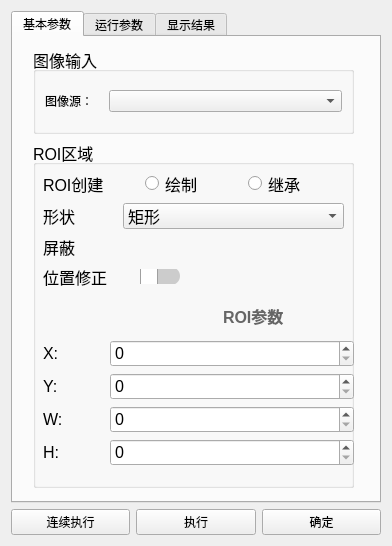
<?xml version="1.0" encoding="UTF-8"?>
<ui version="4.0">
 <class>LineParamsDialog</class>
 <widget class="QWidget" name="LineParamsDialog">
  <property name="geometry">
   <rect>
    <x>0</x>
    <y>0</y>
    <width>392</width>
    <height>546</height>
   </rect>
  </property>
  <property name="windowTitle">
   <string>Form</string>
  </property>
  <layout class="QVBoxLayout" name="verticalLayout_5">
   <item>
    <layout class="QVBoxLayout" name="verticalLayout_3">
     <item>
      <widget class="QTabWidget" name="tabWidget">
       <property name="styleSheet">
        <string notr="true">QPushButton {
    background-color: transparent;
    border: none;
    color: #666666; /* 对应图中的浅灰色 */
    font-weight: bold;
    text-align: left;
}</string>
       </property>
       <property name="currentIndex">
        <number>0</number>
       </property>
       <widget class="QWidget" name="tab">
        <attribute name="title">
         <string>基本参数</string>
        </attribute>
        <widget class="QWidget" name="layoutWidget">
         <property name="geometry">
          <rect>
           <x>20</x>
           <y>10</y>
           <width>321</width>
           <height>441</height>
          </rect>
         </property>
         <layout class="QVBoxLayout" name="verticalLayout_4" stretch="2,8">
          <item>
           <widget class="QGroupBox" name="groupBox">
            <property name="font">
             <font>
              <pointsize>12</pointsize>
             </font>
            </property>
            <property name="title">
             <string>图像输入</string>
            </property>
            <layout class="QVBoxLayout" name="verticalLayout_7">
             <item>
              <layout class="QHBoxLayout" name="horizontalLayout_2" stretch="2,8">
               <item>
                <widget class="QLabel" name="label">
                 <property name="font">
                  <font>
                   <pointsize>9</pointsize>
                  </font>
                 </property>
                 <property name="text">
                  <string>图像源：</string>
                 </property>
                </widget>
               </item>
               <item>
                <widget class="QComboBox" name="input_source">
                 <property name="font">
                  <font>
                   <pointsize>9</pointsize>
                  </font>
                 </property>
                 <property name="currentText">
                  <string/>
                 </property>
                 <property name="placeholderText">
                  <string>0 图像源1.图像</string>
                 </property>
                </widget>
               </item>
              </layout>
             </item>
            </layout>
           </widget>
          </item>
          <item>
           <widget class="QGroupBox" name="groupBox_2">
            <property name="font">
             <font>
              <pointsize>12</pointsize>
             </font>
            </property>
            <property name="title">
             <string>ROI区域</string>
            </property>
            <widget class="QPushButton" name="btn_roi_toggle">
             <property name="geometry">
              <rect>
               <x>190</x>
               <y>160</y>
               <width>111</width>
               <height>31</height>
              </rect>
             </property>
             <property name="font">
              <font>
               <pointsize>12</pointsize>
               <bold>true</bold>
              </font>
             </property>
             <property name="styleSheet">
              <string notr="true">QPushButton {
    background-color: transparent;
    border: none;
    color: #666666; /* 对应图中的浅灰色 */
    font-weight: bold;
    text-align: left;
}</string>
             </property>
             <property name="text">
              <string>ROI参数</string>
             </property>
             <property name="flat">
              <bool>true</bool>
             </property>
            </widget>
            <widget class="QWidget" name="roi_params_widget" native="true">
             <property name="geometry">
              <rect>
               <x>10</x>
               <y>190</y>
               <width>311</width>
               <height>146</height>
              </rect>
             </property>
             <layout class="QVBoxLayout" name="verticalLayout_6">
              <item>
               <layout class="QVBoxLayout" name="verticalLayout_2">
                <item>
                 <layout class="QHBoxLayout" name="horizontalLayout_5" stretch="2,8">
                  <item>
                   <widget class="QLabel" name="label_x">
                    <property name="font">
                     <font>
                      <pointsize>12</pointsize>
                     </font>
                    </property>
                    <property name="text">
                     <string>X:</string>
                    </property>
                   </widget>
                  </item>
                  <item>
                   <widget class="QSpinBox" name="spin_roi_x">
                    <property name="font">
                     <font>
                      <pointsize>12</pointsize>
                     </font>
                    </property>
                    <property name="maximum">
                     <number>10000</number>
                    </property>
                   </widget>
                  </item>
                 </layout>
                </item>
                <item>
                 <layout class="QHBoxLayout" name="horizontalLayout_6" stretch="2,8">
                  <item>
                   <widget class="QLabel" name="label_y">
                    <property name="font">
                     <font>
                      <pointsize>12</pointsize>
                     </font>
                    </property>
                    <property name="text">
                     <string>Y:</string>
                    </property>
                   </widget>
                  </item>
                  <item>
                   <widget class="QSpinBox" name="spin_roi_y">
                    <property name="font">
                     <font>
                      <pointsize>12</pointsize>
                     </font>
                    </property>
                    <property name="maximum">
                     <number>10000</number>
                    </property>
                   </widget>
                  </item>
                 </layout>
                </item>
                <item>
                 <layout class="QHBoxLayout" name="horizontalLayout_7" stretch="2,8">
                  <item>
                   <widget class="QLabel" name="label_w">
                    <property name="font">
                     <font>
                      <pointsize>12</pointsize>
                     </font>
                    </property>
                    <property name="text">
                     <string>W:</string>
                    </property>
                   </widget>
                  </item>
                  <item>
                   <widget class="QSpinBox" name="spin_roi_w">
                    <property name="font">
                     <font>
                      <pointsize>12</pointsize>
                     </font>
                    </property>
                    <property name="maximum">
                     <number>10000</number>
                    </property>
                   </widget>
                  </item>
                 </layout>
                </item>
                <item>
                 <layout class="QHBoxLayout" name="horizontalLayout_8" stretch="2,8">
                  <item>
                   <widget class="QLabel" name="label_h">
                    <property name="font">
                     <font>
                      <pointsize>12</pointsize>
                     </font>
                    </property>
                    <property name="text">
                     <string>H:</string>
                    </property>
                   </widget>
                  </item>
                  <item>
                   <widget class="QSpinBox" name="spin_roi_h">
                    <property name="font">
                     <font>
                      <pointsize>12</pointsize>
                     </font>
                    </property>
                    <property name="maximum">
                     <number>10000</number>
                    </property>
                   </widget>
                  </item>
                 </layout>
                </item>
               </layout>
              </item>
             </layout>
            </widget>
            <widget class="QWidget" name="layoutWidget">
             <property name="geometry">
              <rect>
               <x>10</x>
               <y>30</y>
               <width>301</width>
               <height>119</height>
              </rect>
             </property>
             <layout class="QVBoxLayout" name="verticalLayout">
              <item>
               <layout class="QHBoxLayout" name="horizontalLayout">
                <item>
                 <widget class="QLabel" name="label_2">
                  <property name="font">
                   <font>
                    <pointsize>12</pointsize>
                   </font>
                  </property>
                  <property name="text">
                   <string>ROI创建</string>
                  </property>
                 </widget>
                </item>
                <item>
                 <widget class="QRadioButton" name="roi_draw">
                  <property name="font">
                   <font>
                    <pointsize>12</pointsize>
                   </font>
                  </property>
                  <property name="text">
                   <string>绘制</string>
                  </property>
                 </widget>
                </item>
                <item>
                 <widget class="QRadioButton" name="roi_inherit">
                  <property name="font">
                   <font>
                    <pointsize>12</pointsize>
                   </font>
                  </property>
                  <property name="text">
                   <string>继承</string>
                  </property>
                 </widget>
                </item>
               </layout>
              </item>
              <item>
               <layout class="QHBoxLayout" name="horizontalLayout_3" stretch="1,3">
                <item>
                 <widget class="QLabel" name="label_3">
                  <property name="font">
                   <font>
                    <pointsize>12</pointsize>
                   </font>
                  </property>
                  <property name="text">
                   <string>形状</string>
                  </property>
                 </widget>
                </item>
                <item>
                 <widget class="QComboBox" name="comboBox">
                  <property name="font">
                   <font>
                    <pointsize>12</pointsize>
                   </font>
                  </property>
                  <item>
                   <property name="text">
                    <string>矩形</string>
                   </property>
                  </item>
                  <item>
                   <property name="text">
                    <string>圆</string>
                   </property>
                  </item>
                  <item>
                   <property name="text">
                    <string>框选矩形</string>
                   </property>
                  </item>
                 </widget>
                </item>
               </layout>
              </item>
              <item>
               <widget class="QLabel" name="label_4">
                <property name="font">
                 <font>
                  <pointsize>12</pointsize>
                 </font>
                </property>
                <property name="text">
                 <string>屏蔽</string>
                </property>
               </widget>
              </item>
              <item>
               <layout class="QHBoxLayout" name="horizontalLayout_4" stretch="1,1,2">
                <item>
                 <widget class="QLabel" name="label_5">
                  <property name="font">
                   <font>
                    <pointsize>12</pointsize>
                   </font>
                  </property>
                  <property name="text">
                   <string>位置修正</string>
                  </property>
                 </widget>
                </item>
                <item>
                 <widget class="QSlider" name="pos_correction_slider">
                  <property name="styleSheet">
                   <string notr="true">QSlider::groove:horizontal {
            border: none;
            background: #cccccc;
            height: 18px;
            border-radius: 9px;
            margin: 0px 0px 0px 0px;
            min-width: 40px;
        }
        QSlider::handle:horizontal {
            background: #ffffff;
            border: 1px solid #a0a0a0;
            width: 16px;
            height: 16px;
            margin: -8px 0px; 
            border-radius: 8px;
        }
        QSlider::sub-page:horizontal {
            background: #e67e22;
            border-radius: 9px;
        }</string>
                  </property>
                  <property name="maximum">
                   <number>1</number>
                  </property>
                  <property name="pageStep">
                   <number>1</number>
                  </property>
                  <property name="orientation">
                   <enum>Qt::Horizontal</enum>
                  </property>
                 </widget>
                </item>
                <item>
                 <spacer name="horizontalSpacer">
                  <property name="orientation">
                   <enum>Qt::Horizontal</enum>
                  </property>
                  <property name="sizeHint" stdset="0">
                   <size>
                    <width>40</width>
                    <height>20</height>
                   </size>
                  </property>
                 </spacer>
                </item>
               </layout>
              </item>
             </layout>
            </widget>
           </widget>
          </item>
         </layout>
        </widget>
       </widget>
       <widget class="QWidget" name="tab_2">
        <attribute name="title">
         <string>运行参数</string>
        </attribute>
       </widget>
       <widget class="QWidget" name="tab_3">
        <attribute name="title">
         <string>显示结果</string>
        </attribute>
       </widget>
      </widget>
     </item>
     <item>
      <layout class="QHBoxLayout" name="horizontalLayout_9">
       <item>
        <widget class="QPushButton" name="btn_cont">
         <property name="text">
          <string>连续执行</string>
         </property>
        </widget>
       </item>
       <item>
        <widget class="QPushButton" name="btn_run">
         <property name="text">
          <string>执行</string>
         </property>
        </widget>
       </item>
       <item>
        <widget class="QPushButton" name="btn_ok">
         <property name="text">
          <string>确定</string>
         </property>
        </widget>
       </item>
      </layout>
     </item>
    </layout>
   </item>
  </layout>
 </widget>
 <resources/>
 <connections/>
</ui>
